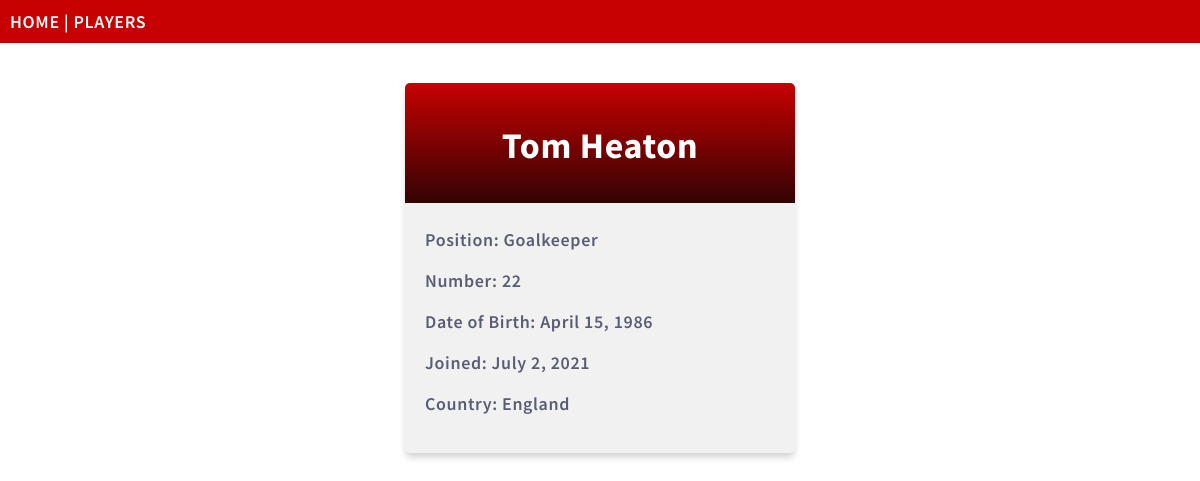
Screenshot of /players/details/2 with the database file from the repository.
### Players/models.py (models this page shows, shortened)
class Player(models.Model):
    firstname = models.CharField(max_length=255)
    lastname = models.CharField(max_length=255)
    position = models.CharField(max_length=255, null=True)
    number = models.IntegerField(null=True)
    date_of_birth = models.DateField(null=True)
    joined_date = models.DateField(null=True)
    country = models.CharField(max_length=255, null=True)

### Players/views.py (the view)
# urls.py: path('players/details/<int:id>', views.details, name='details'),
def details(request, id):
    myplayer = Player.objects.get(id=id)
    template = loader.get_template('details.html')
    context = {
        'myplayer': myplayer
    }
    return HttpResponse(template.render(context, request))

### Players/templates/details.html (shortened to what this page needs)
{% extends "master.html" %}
{% block content %}
  <div class="mycard">
    <h1>{{ myplayer.firstname }} {{ myplayer.lastname }}</h1>
    <p>Position: {{ myplayer.position }}</p>
    <p>Number: {{ myplayer.number }}</p>
    <p>Date of Birth: {{ myplayer.date_of_birth }}</p>
    <p>Joined: {{ myplayer.joined_date }}</p>
    <p>Country: {{ myplayer.country }}</p>
  </div>
{% endblock %}

### mystaticfiles/mystyles_red.css (style rules this page uses)
body { margin:0; font: 600 18px 'Source Sans Pro', sans-serif; letter-spacing: 0.64px; color: #585d74; }
.mycard { background-color: #f1f1f1; background-image: linear-gradient(to bottom, #c70101, #330303); background-size: 100% 120px; background-repeat: no-repeat; margin: 40px auto; width: 350px; border-radius: 5px; box-shadow: 0 5px 7px -1px rgba(51, 51, 51, 0.23); padding: 20px; }
.mycard h1 { text-align: center; color:#ffffff; margin:20px 0 60px 0; }

### rows the page displays
Player: firstname "Tom", lastname "Heaton", position "Goalkeeper", number "22", date_of_birth "April 15, 1986", joined_date "July 2, 2021", country "England"
